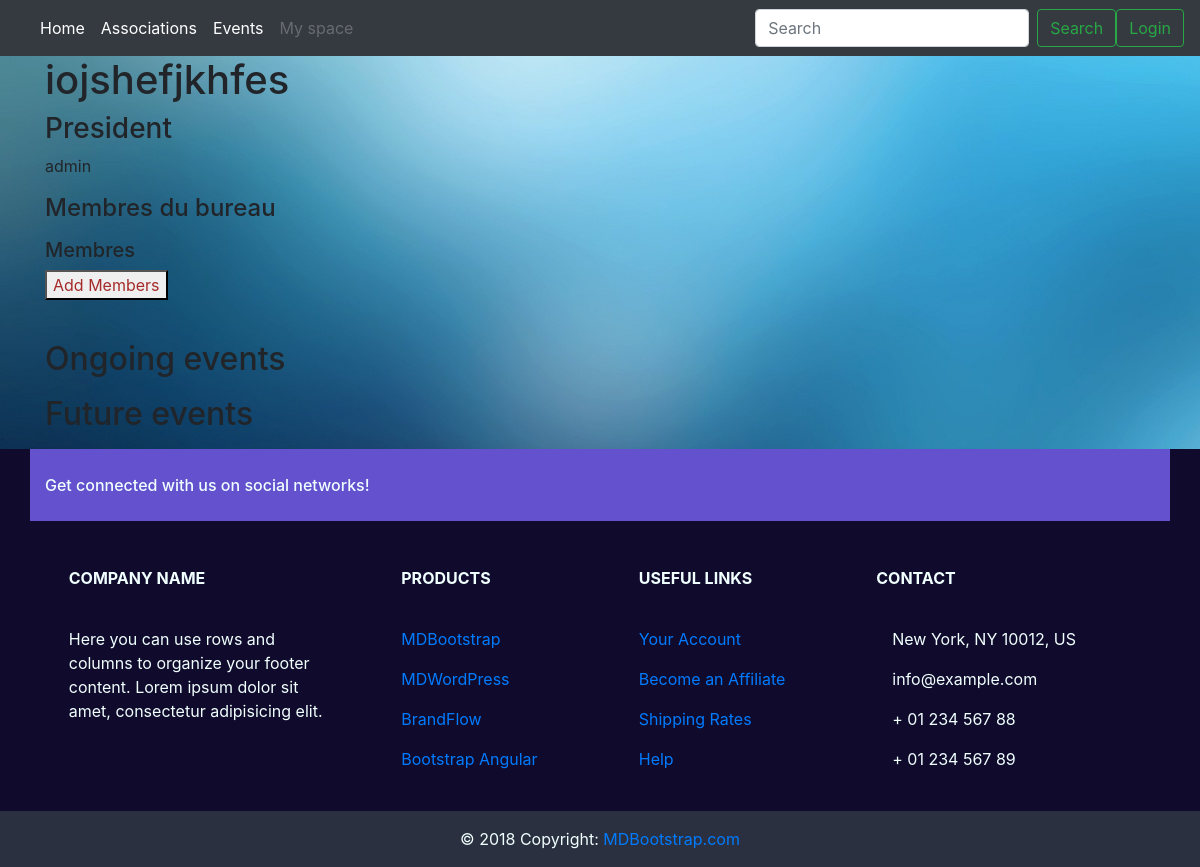
The page /assos/8 on the database as committed earlier.
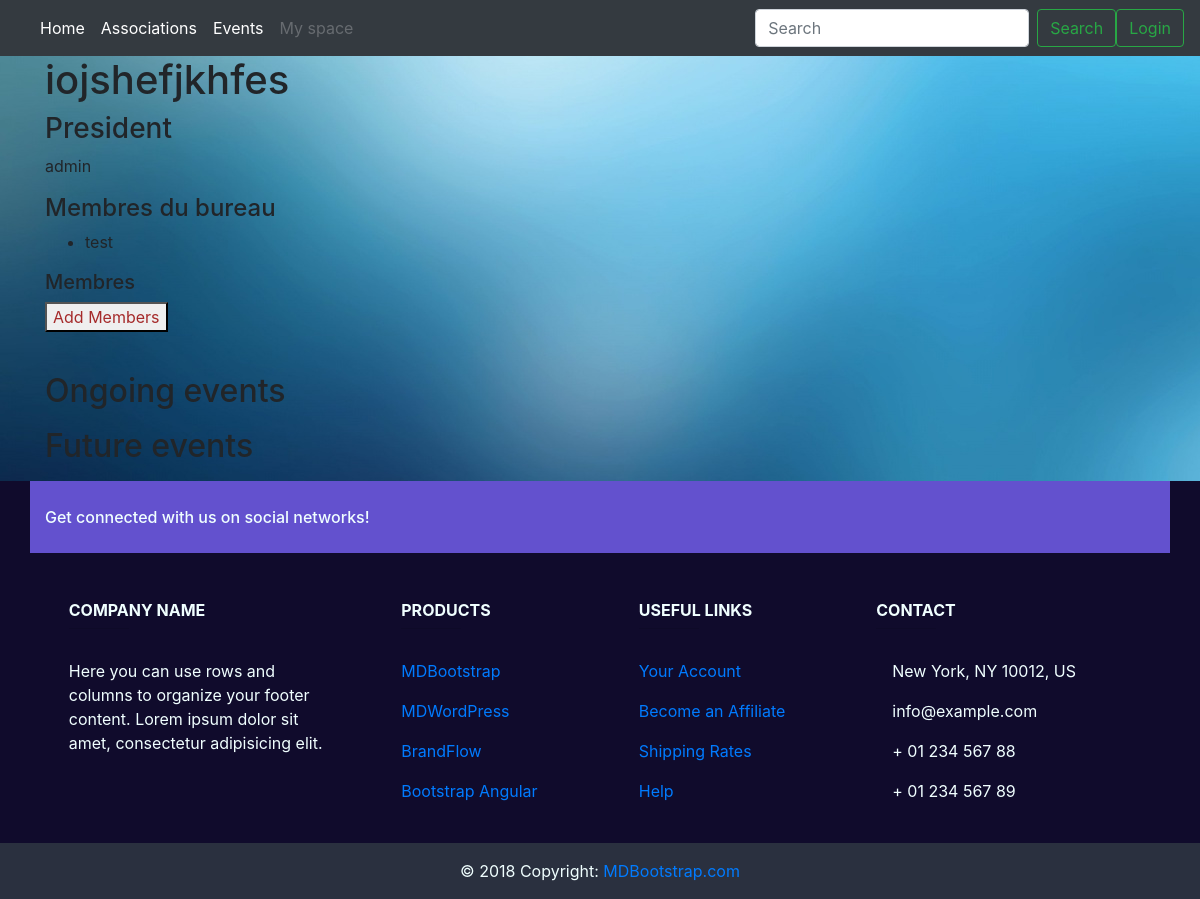
The same page on the database as committed later.
### event/models.py (models this page shows, shortened)
class Manager(models.Model):
    user = models.ForeignKey(User, on_delete=models.CASCADE)
    assos_id = models.ForeignKey(Association, on_delete=models.CASCADE,
                                 related_name='managers')
    member = CompositeOneToOneField(Member, on_delete=models.CASCADE,
                                    to_fields={"assos_id", "user"})
    class Meta:
        verbose_name = _("Member of the Bureau")
        verbose_name_plural = _("Members of the Bureau")

### event/views.py (the view, shortened to what this page needs)
# urls.py: path('assos/<int:pk>', views.AssosDetailView.as_view(), name='asso_detail'),
class AssosDetailView(generic.DetailView, generic.edit.FormMixin):
    model = Association
    template_name = 'assos_detail.html'
    form_class = AddMemberForm
    def get_form(self): # should have maybe used get_form_kwargs
        if self.request.method == 'POST':
            return AddMemberForm(asso=self.get_object(), data=self.request.POST)
        return AddMemberForm(asso=self.get_object())
    def get_object(self):
        try:
            my_assos = Association.objects.get(pk=self.kwargs.get('pk'))
            return my_assos
        except self.model.DoesNotExist:
            raise Http404("No Association matches the given query.")
    def get_context_data(self, **kwargs):
        context = super().get_context_data(**kwargs)
        assos = self.get_object()
        try:
            president = assos.president
        except President.DoesNotExist:
            president = None
        context['president'] = president
        president = User.objects.none() if president is None else [president.user]
        managers = assos.managers.all().exclude(user__in=president)
        context['managers'] = managers
        managers = managers.values_list('user', flat=True)
        members = assos.members.all().exclude(user__in=managers).exclude(user__in=president)
        context['members'] = members
        events = assos.events.all()
        now = timezone.now()
        context['future_events'] = events.filter(start__gt=now)
        context['ongoing_events'] = events.filter(start__lte=now, end__gt=now)
        context['form'] = self.get_form()
        return context

### event/forms.py
class AddMemberForm(forms.Form):
        def __init__(self, *args, **kwargs):
            self.asso = kwargs.pop('asso')
            super(AddMemberForm,self).__init__(*args,**kwargs)
            unwanted = self.asso.members.all().values_list('user', flat=True)
            self.fields['users'].queryset = User.objects.all().exclude(id__in=unwanted)
        users = forms.ModelMultipleChoiceField(label=_("Members to add"),
        queryset=User.objects.none(),
        widget=forms.SelectMultiple(attrs={"class" : "form-control select-multiple"}))

### templates/assos_detail.html (shortened to what this page needs)
{% extends "base.html" %}
{% load static %}
{%block content %}
    <h1>{{object.name}}</h1>
    <h3>President</h3>
    {% if president %}
    <p>{{president.user.username}}</p>
    {% endif %}
    <h4>Membres du bureau</h4>
    <ul>
    {% for manager in managers %}
    <li>{{manager.user.username}}</li>
    {% endfor %}
    </ul>
    <h5>Membres</h5>
    <button style="color:brown" onclick="display('add_members')">Add Members</button>
    <br/>
    <h2>Ongoing events</h2>
    <h2>Future events</h2>
{% endblock content %}

Rows that differ between the two databases and show on the page:
added Manager: user.username "test"
